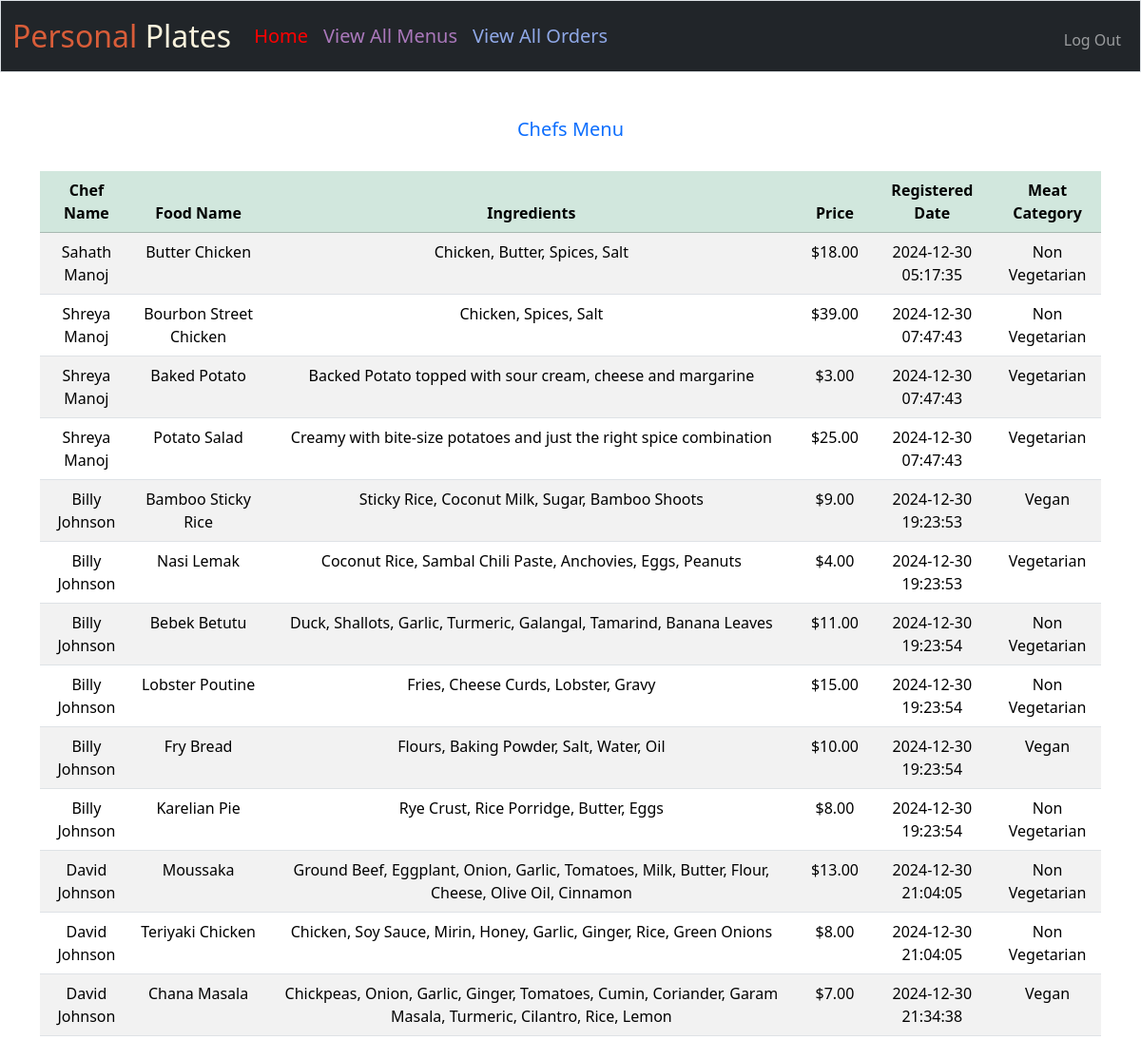
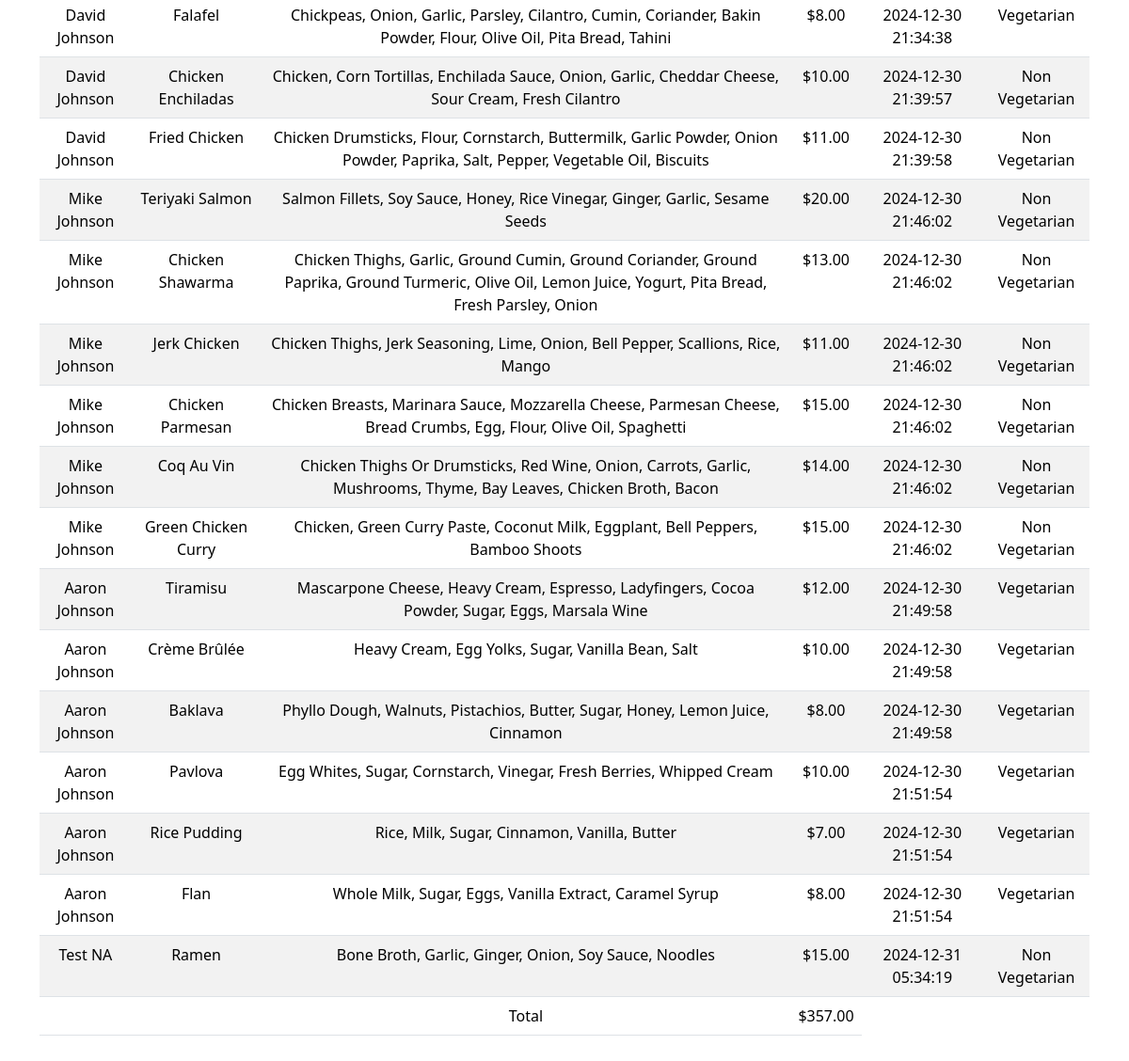
Screenshot of /administrator_view_chef_menus (signed in) with the database file from the repository (2 pictures, top to bottom).
### tables this page shows
CREATE TABLE chef_menu(id INTEGER PRIMARY KEY AUTOINCREMENT NOT NULL,chef_id INTEGER NOT NULL,food_name TEXT NOT NULL,price NUMERIC NOT NULL,ingredients TEXT NOT NULL,register_date TIMESTAMP NOT NULL,meat_category TEXT NOT NULL);

### app.py (the view)
@app.route("/administrator_view_chef_menus")
@login_administrator_required
def administrator_view_chef_menus():
    order_amount = 0
    menus = db.execute(
        "SELECT concat(chefs.first_name,' ',chefs.middle_name,' ',chefs.last_name) as chef_name,chef_menu.id,chef_menu.food_name,chef_menu.price,chef_menu.ingredients,chef_menu.register_date,chef_menu.meat_category FROM chef_menu INNER JOIN chefs ON (chef_menu.chef_id = chefs.id) ")
    rows = db.execute(
        "SELECT sum(price) order_amount FROM chef_menu ")
    if len(menus) > 0:
        order_amount = rows[0].get("order_amount")
    else:
        order_amount = 0
    return render_template("administrator_view_chef_menus.html", menus=menus, order_amount=order_amount)

### app.py (called while the page is built)
@app.after_request
def after_request(response):
    response.headers["Cache-Control"] = "no-cache, no-store, must-revalidate"
    response.headers["Expires"] = 0
    response.headers["Pragma"] = "no-cache"
    return response

### helpers.py (called while the page is built)
def login_administrator_required(f):
    @wraps(f)
    def decorated_function(*args, **kwargs):
        if session.get("user_id") is None:
            return redirect("/login_administrator")
        return f(*args, **kwargs)
    return decorated_function

def usd(value):
    return f"${value:,.2f}"

### templates/administrator_view_chef_menus.html (shortened to what this page needs)
{% extends "administrator_layout.html" %}
{% block main %}
    {% if order_amount > 0  %}
        <h5 class="text-primary">Chefs Menu</h5>
        <br>
        <table class="table table-striped">
            <thead class="table-success">
                <tr>
                    <th>Chef Name</th>
                    <th>Food Name</th>
                    <th>Ingredients</th>
                    <th>Price</th>
                    <th>Registered Date</th>
                    <th>Meat Category</th>
                </tr>
            </thead>
            <tbody>
                {% for menu in menus %}
                    <tr>
                        <td>{{ menu.chef_name }}</td>
                        <td>{{ menu.food_name }}</td>
                        <td>{{ menu.ingredients }}</td>
                        <td>{{ menu.price | usd }}</td>
                        <td>{{ menu.register_date }}</td>
                        <td>{{ menu.meat_category }}</td>
                    </tr>
                {% endfor %}
                <tr>
                    <td></td>
                    <td></td>
                    <td>Total</td>
                    <td>{{ order_amount | usd }}</td>
                </tr>
            </tbody>
        </table>
    {% endif %}
{% endblock %}

### rows the page displays
chef_menu: chef_name "Sahath Manoj", food_name "Butter Chicken", ingredients "Chicken, Butter, Spices, Salt", price "$18.00", register_date "2024-12-30 05:17:35", meat_category "Non Vegetarian"
chef_menu: chef_name "Shreya Manoj", food_name "Bourbon Street Chicken", ingredients "Chicken, Spices, Salt", price "$39.00", register_date "2024-12-30 07:47:43", meat_category "Non Vegetarian"
chef_menu: chef_name "Shreya Manoj", food_name "Baked Potato", ingredients "Backed Potato topped with sour cream, cheese and margarine", price "$3.00", register_date "2024-12-30 07:47:43", meat_category "Vegetarian"
chef_menu: chef_name "Shreya Manoj", food_name "Potato Salad", ingredients "Creamy with bite-size potatoes and just the right spice combination", price "$25.00", register_date "2024-12-30 07:47:43", meat_category "Vegetarian"
chef_menu: chef_name "Billy Johnson", food_name "Bamboo Sticky Rice", ingredients "Sticky Rice, Coconut Milk, Sugar, Bamboo Shoots", price "$9.00", register_date "2024-12-30 19:23:53", meat_category "Vegan"
chef_menu: chef_name "Billy Johnson", food_name "Nasi Lemak", ingredients "Coconut Rice, Sambal Chili Paste, Anchovies, Eggs, Peanuts", price "$4.00", register_date "2024-12-30 19:23:53", meat_category "Vegetarian"
chef_menu: chef_name "Billy Johnson", food_name "Bebek Betutu", ingredients "Duck, Shallots, Garlic, Turmeric, Galangal, Tamarind, Banana Leaves", price "$11.00", register_date "2024-12-30 19:23:54", meat_category "Non Vegetarian"
chef_menu: chef_name "Billy Johnson", food_name "Lobster Poutine", ingredients "Fries, Cheese Curds, Lobster, Gravy", price "$15.00", register_date "2024-12-30 19:23:54", meat_category "Non Vegetarian"
chef_menu: chef_name "Billy Johnson", food_name "Fry Bread", ingredients "Flours, Baking Powder, Salt, Water, Oil", price "$10.00", register_date "2024-12-30 19:23:54", meat_category "Vegan"
chef_menu: chef_name "Billy Johnson", food_name "Karelian Pie", ingredients "Rye Crust, Rice Porridge, Butter, Eggs", price "$8.00", register_date "2024-12-30 19:23:54", meat_category "Non Vegetarian"
chef_menu: chef_name "David Johnson", food_name "Moussaka", ingredients "Ground Beef, Eggplant, Onion, Garlic, Tomatoes, Milk, Butter, Flour, Cheese, Olive Oil, Cinnamon", price "$13.00", register_date "2024-12-30 21:04:05", meat_category "Non Vegetarian"
chef_menu: chef_name "David Johnson", food_name "Teriyaki Chicken", ingredients "Chicken, Soy Sauce, Mirin, Honey, Garlic, Ginger, Rice, Green Onions", price "$8.00", register_date "2024-12-30 21:04:05", meat_category "Non Vegetarian"
chef_menu: chef_name "David Johnson", food_name "Chana Masala", ingredients "Chickpeas, Onion, Garlic, Ginger, Tomatoes, Cumin, Coriander, Garam Masala, Turmeric, Cilantro, Rice, Lemon", price "$7.00", register_date "2024-12-30 21:34:38", meat_category "Vegan"
chef_menu: chef_name "David Johnson", food_name "Falafel", ingredients "Chickpeas, Onion, Garlic, Parsley, Cilantro, Cumin, Coriander, Bakin Powder, Flour, Olive Oil, Pita Bread, Tahini", price "$8.00", register_date "2024-12-30 21:34:38", meat_category "Vegetarian"
chef_menu: chef_name "David Johnson", food_name "Chicken Enchiladas", ingredients "Chicken, Corn Tortillas, Enchilada Sauce, Onion, Garlic, Cheddar Cheese, Sour Cream, Fresh Cilantro", price "$10.00", register_date "2024-12-30 21:39:57", meat_category "Non Vegetarian"
chef_menu: chef_name "David Johnson", food_name "Fried Chicken", ingredients "Chicken Drumsticks, Flour, Cornstarch, Buttermilk, Garlic Powder, Onion Powder, Paprika, Salt, Pepper, Vegetable Oil, Biscuits", price "$11.00", register_date "2024-12-30 21:39:58", meat_category "Non Vegetarian"
chef_menu: chef_name "Mike Johnson", food_name "Teriyaki Salmon", ingredients "Salmon Fillets, Soy Sauce, Honey, Rice Vinegar, Ginger, Garlic, Sesame Seeds", price "$20.00", register_date "2024-12-30 21:46:02", meat_category "Non Vegetarian"
chef_menu: chef_name "Mike Johnson", food_name "Chicken Shawarma", ingredients "Chicken Thighs, Garlic, Ground Cumin, Ground Coriander, Ground Paprika, Ground Turmeric, Olive Oil, Lemon Juice, Yogurt, Pita Bread, Fresh Parsley, Onion", price "$13.00", register_date "2024-12-30 21:46:02", meat_category "Non Vegetarian"
chef_menu: chef_name "Mike Johnson", food_name "Jerk Chicken", ingredients "Chicken Thighs, Jerk Seasoning, Lime, Onion, Bell Pepper, Scallions, Rice, Mango", price "$11.00", register_date "2024-12-30 21:46:02", meat_category "Non Vegetarian"
chef_menu: chef_name "Mike Johnson", food_name "Chicken Parmesan", ingredients "Chicken Breasts, Marinara Sauce, Mozzarella Cheese, Parmesan Cheese, Bread Crumbs, Egg, Flour, Olive Oil, Spaghetti", price "$15.00", register_date "2024-12-30 21:46:02", meat_category "Non Vegetarian"
chef_menu: chef_name "Mike Johnson", food_name "Coq Au Vin", ingredients "Chicken Thighs Or Drumsticks, Red Wine, Onion, Carrots, Garlic, Mushrooms, Thyme, Bay Leaves, Chicken Broth, Bacon", price "$14.00", register_date "2024-12-30 21:46:02", meat_category "Non Vegetarian"
chef_menu: chef_name "Mike Johnson", food_name "Green Chicken Curry", ingredients "Chicken, Green Curry Paste, Coconut Milk, Eggplant, Bell Peppers, Bamboo Shoots", price "$15.00", register_date "2024-12-30 21:46:02", meat_category "Non Vegetarian"
chef_menu: chef_name "Aaron Johnson", food_name "Tiramisu", ingredients "Mascarpone Cheese, Heavy Cream, Espresso, Ladyfingers, Cocoa Powder, Sugar, Eggs, Marsala Wine", price "$12.00", register_date "2024-12-30 21:49:58", meat_category "Vegetarian"
chef_menu: chef_name "Aaron Johnson", food_name "Crème Brûlée", ingredients "Heavy Cream, Egg Yolks, Sugar, Vanilla Bean, Salt", price "$10.00", register_date "2024-12-30 21:49:58", meat_category "Vegetarian"
chef_menu: chef_name "Aaron Johnson", food_name "Baklava", ingredients "Phyllo Dough, Walnuts, Pistachios, Butter, Sugar, Honey, Lemon Juice, Cinnamon", price "$8.00", register_date "2024-12-30 21:49:58", meat_category "Vegetarian"
chef_menu: chef_name "Aaron Johnson", food_name "Pavlova", ingredients "Egg Whites, Sugar, Cornstarch, Vinegar, Fresh Berries, Whipped Cream", price "$10.00", register_date "2024-12-30 21:51:54", meat_category "Vegetarian"
chef_menu: chef_name "Aaron Johnson", food_name "Rice Pudding", ingredients "Rice, Milk, Sugar, Cinnamon, Vanilla, Butter", price "$7.00", register_date "2024-12-30 21:51:54", meat_category "Vegetarian"
chef_menu: chef_name "Aaron Johnson", food_name "Flan", ingredients "Whole Milk, Sugar, Eggs, Vanilla Extract, Caramel Syrup", price "$8.00", register_date "2024-12-30 21:51:54", meat_category "Vegetarian"
chef_menu: chef_name "Test NA", food_name "Ramen", ingredients "Bone Broth, Garlic, Ginger, Onion, Soy Sauce, Noodles", price "$15.00", register_date "2024-12-31 05:34:19", meat_category "Non Vegetarian"

### other values shown
{{ order_amount | usd }} "$357.00"
